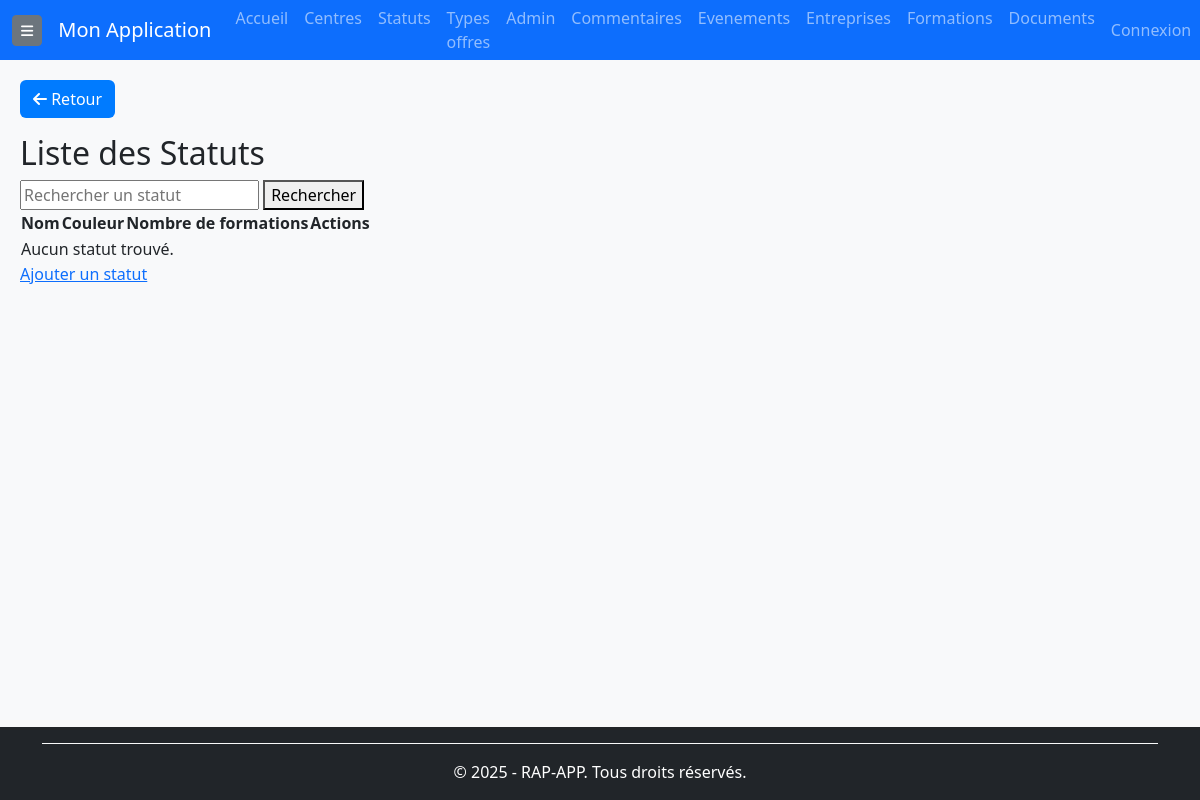
/statuts/ (signed in), run on an earlier commit of the app's database.
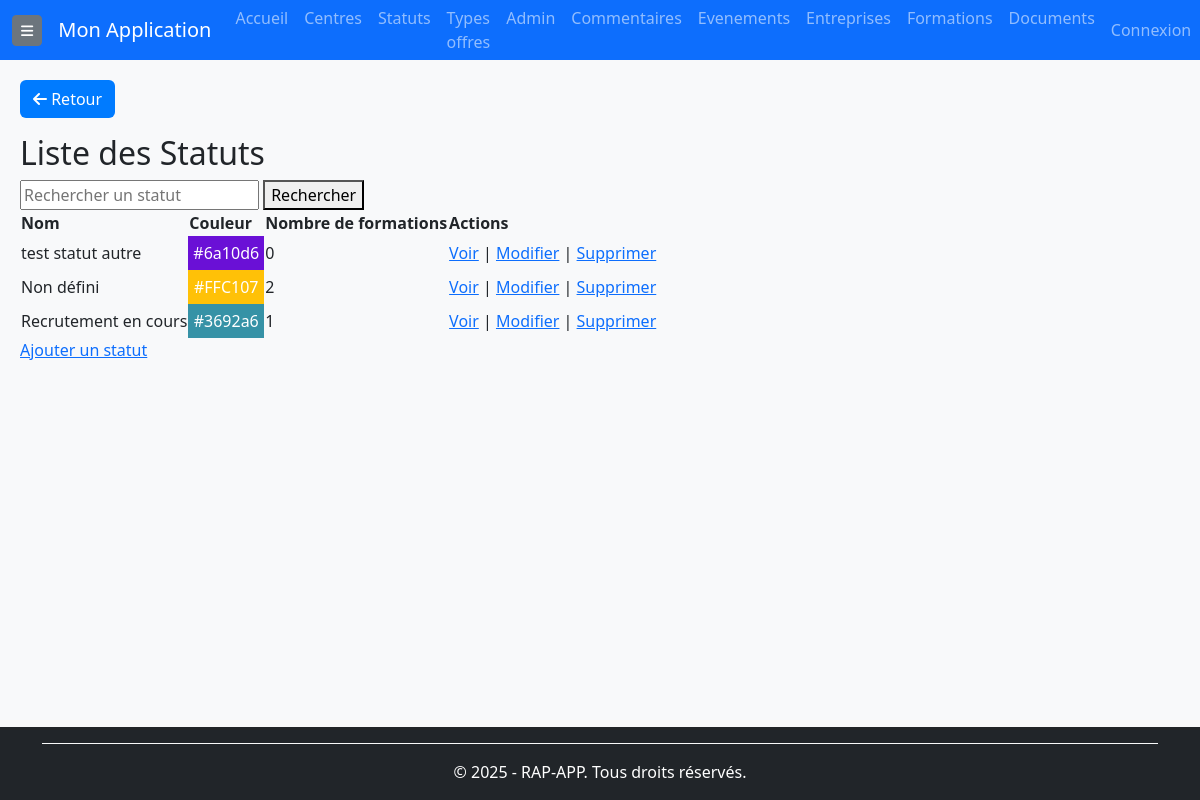
And on a later commit of the database.
### rap_app/models/statut.py (models this page shows, shortened)
class Statut(BaseModel):
    NON_DEFINI = 'non_defini'
    RECRUTEMENT_EN_COURS = 'recrutement_en_cours'
    FORMATION_EN_COURS = 'formation_en_cours'
    FORMATION_A_ANNULER = 'formation_a_annuler'
    FORMATION_A_REPOUSSER = 'formation_a_repousser'
    FORMATION_ANNULEE = 'formation_annulee'
    PLEINE = 'pleine'
    QUASI_PLEINE = 'quasi_pleine'
    AUTRE = 'autre'
    STATUT_CHOICES = [
        (NON_DEFINI, 'Non défini'),
        (RECRUTEMENT_EN_COURS, 'Recrutement en cours'),
        (FORMATION_EN_COURS, 'Formation en cours'),
        (FORMATION_A_ANNULER, 'Formation à annuler'),
        (FORMATION_A_REPOUSSER, 'Formation à repousser'),
        (FORMATION_ANNULEE, 'Formation annulée'),
        (PLEINE, 'Pleine'),
        (QUASI_PLEINE, 'Quasi-pleine'),
        (AUTRE, 'Autre'),
    ]
    nom = models.CharField(
        max_length=100,
        choices=STATUT_CHOICES,
        verbose_name="Nom du statut"
    )
    """
    Nom du statut, avec des choix prédéfinis.
    """
    couleur = models.CharField(
        max_length=7,  # Format #RRGGBB
        verbose_name="Couleur",
        help_text="Couleur hexadécimale (ex: #FF5733)",
        blank=True  # Permet d'assigner une couleur par défaut si vide
    )
    """
    Code couleur associé au statut.
    Exemple : `#FF0000` pour rouge, `#00FF00` pour vert.
    Si ce champ est vide, une couleur prédéfinie selon le type de statut sera attribuée.
    """
    description_autre = models.CharField(
        max_length=255,
        blank=True,
        null=True,
        verbose_name="Description personnalisée"
    )
    """
    Permet de renseigner une description si le statut sélectionné est "Autre".
    Obligatoire si le statut est `AUTRE`.
    """
    def get_nom_display(self):
        if self.nom == self.AUTRE and self.description_autre:
            return self.description_autre  # ✅ Retourne la description si le statut est "Autre"
        return dict(self.STATUT_CHOICES).get(self.nom, self.nom)  # ✅ Sinon, retourne le nom normal
    class Meta:
        verbose_name = "Statut"
        verbose_name_plural = "Statuts"
        ordering = ['nom']

### rap_app/views/statuts_views.py (the view, shortened to what this page needs)
# urls.py: path('statuts/', statuts_views.StatutListView.as_view(), name='statut-list'),
class StatutListView(BaseListView):
    model = Statut
    context_object_name = 'statuts'
    template_name = 'statuts/statut_list.html'  # ✅ Ajout du chemin du template
    def get_queryset(self):
        queryset = super().get_queryset().annotate(
            nb_formations=Count('formations')
        )
        q = self.request.GET.get('q')
        if q:
            queryset = queryset.filter(nom__icontains=q)
        return queryset.order_by('nom')
    def get_context_data(self, **kwargs):
        context = super().get_context_data(**kwargs)
        context['filters'] = {
            'q': self.request.GET.get('q', ''),
        }
        return context

### rap_app/templates/statuts/statut_list.html
{% extends "base.html" %}
{% block content %}
 {% include "composants/bouton_retour.html" %}
<h2>Liste des Statuts</h2>
<form method="get">
    <input type="text" name="q" placeholder="Rechercher un statut" value="{{ filters.q }}">
    <button type="submit">Rechercher</button>
</form>
<table>
    <thead>
        <tr>
            <th>Nom</th>
            <th>Couleur</th>
            <th>Nombre de formations</th>
            <th>Actions</th>
        </tr>
    </thead>
    <tbody>
        {% for statut in statuts %}
        <tr>
            <td>{{ statut.get_nom_display }}</td>
            <td style="background-color: {{ statut.couleur }}; color: white; padding: 5px; text-align: center;">
                {{ statut.couleur }}
            </td>
            <td>{{ statut.nb_formations }}</td>
            <td>
                <a href="{% url 'statut-detail' statut.pk %}">Voir</a> |
                <a href="{% url 'statut-update' statut.pk %}">Modifier</a> |
                <a href="{% url 'statut-delete' statut.pk %}">Supprimer</a>
            </td>
        </tr>
        {% empty %}
        <tr><td colspan="4">Aucun statut trouvé.</td></tr>
        {% endfor %}
    </tbody>
</table>
<a href="{% url 'statut-create' %}">Ajouter un statut</a>
{% endblock %}

What changed in the data, as far as the page shows it:
added Statut: nom "test statut autre", couleur "#6a10d6", nb_formations "0"
added Statut: nom "Non défini", couleur "#FFC107", nb_formations "2"
added Statut: nom "Recrutement en cours", couleur "#3692a6", nb_formations "1"
Also different on the page:
text no longer shown: "Aucun statut trouvé."
